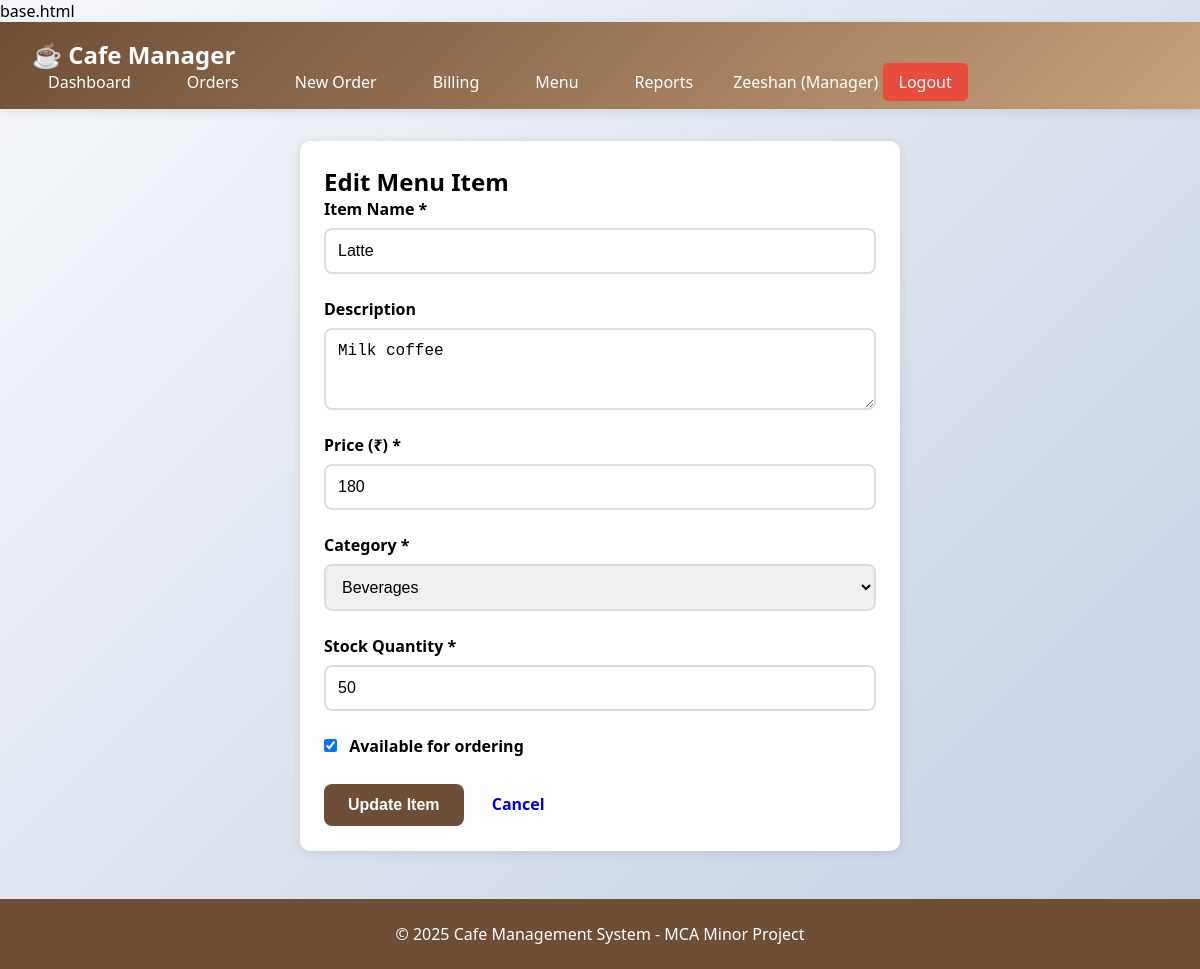
/menu/edit/3 (signed in), run on the app's committed database.
### tables this page shows
CREATE TABLE menu_items (
    id INTEGER PRIMARY KEY AUTOINCREMENT,
    name VARCHAR(150) NOT NULL,
    description TEXT,
    price DECIMAL(10, 2) NOT NULL,
    category VARCHAR(50) NOT NULL,
    stock_quantity INTEGER DEFAULT 0,
    is_available BOOLEAN DEFAULT 1,
    created_at TIMESTAMP DEFAULT CURRENT_TIMESTAMP
);

### app.py (the view, shortened to what this page needs)
@app.route('/menu/edit/<int:item_id>', methods=['GET', 'POST'])
@login_required
@role_required('Manager')
def edit_menu_item(item_id):
    conn = get_db_connection()
    item = conn.execute('SELECT * FROM menu_items WHERE id = ?', (item_id,)).fetchone()
    conn.close()
    return render_template('edit_menu_item.html', item=item)

### app.py (called while the page is built)
def get_db_connection():
    conn = sqlite3.connect(DATABASE)
    conn.row_factory = sqlite3.Row
    return conn

def login_required(f):
    @wraps(f)
    def decorated_function(*args, **kwargs):
        if 'user_id' not in session:
            flash('Please login first!', 'error')
            return redirect(url_for('login'))
        return f(*args, **kwargs)
    return decorated_function

def role_required(*roles):
    def wrapper(f):
        @wraps(f)
        def decorated_function(*args, **kwargs):
            if 'role' not in session or session['role'] not in roles:
                flash('Access denied! Insufficient permissions.', 'error')
                return redirect(url_for('dashboard'))
            return f(*args, **kwargs)
        return decorated_function
    return wrapper

### templates/edit_menu_item.html (shortened to what this page needs)
{% extends "base.html" %}
{% block content %}
<div class="card" style="max-width: 600px; margin: 0 auto;">
    <h2>Edit Menu Item</h2>
    <form method="POST" action="{{ url_for('edit_menu_item', item_id=item.id) }}">
        <div class="form-group">
            <label for="name">Item Name *</label>
            <input type="text" id="name" name="name" value="{{ item.name }}" required>
        </div>
        <div class="form-group">
            <label for="description">Description</label>
            <textarea id="description" name="description" rows="3">{{ item.description }}</textarea>
        </div>
        <div class="form-group">
            <label for="price">Price (₹) *</label>
            <input type="number" id="price" name="price" step="0.01" value="{{ item.price }}" required>
        </div>
        <div class="form-group">
            <label for="category">Category *</label>
            <select id="category" name="category" required>
                <option value="Beverages" {% if item.category == 'Beverages' %}selected{% endif %}>Beverages</option>
            </select>
        </div>
        <div class="form-group">
            <label for="stock_quantity">Stock Quantity *</label>
            <input type="number" id="stock_quantity" name="stock_quantity" value="{{ item.stock_quantity }}" required>
        </div>
        <div class="form-group">
            <label>
                <input type="checkbox" name="is_available" {% if item.is_available %}checked{% endif %}>
                Available for ordering
            </label>
        </div>
        <button type="submit" class="btn btn-primary">Update Item</button>
        <a href="{{ url_for('menu') }}" class="btn btn-secondary">Cancel</a>
    </form>
</div>
{% endblock %}

### templates/base.html (style rules this page uses)
* { margin: 0; padding: 0; box-sizing: border-box; }
body { font-family: 'Segoe UI', Tahoma, Geneva, Verdana, sans-serif; background: linear-gradient(135deg, #f5f7fa 0%, #c3cfe2 100%); min-height: 100vh; }
.card { background: white; border-radius: 10px; padding: 1.5rem; margin-bottom: 2rem; box-shadow: 0 2px 10px rgba(0,0,0,0.1); }
.btn { padding: 0.75rem 1.5rem; border: none; border-radius: 8px; font-size: 1rem; cursor: pointer; text-decoration: none; display: inline-block; transition: all 0.3s; font-weight: 600; }
.btn-primary { background: #6F4E37; color: white; }

### templates/edit_menu_item.html (style rules this page uses)
.form-group { margin-bottom: 1.5rem; }
.form-group label { display: block; margin-bottom: 0.5rem; font-weight: 600; }
.form-group input, .form-group select, .form-group textarea { width: 100%; padding: 0.75rem; border: 2px solid #ddd; border-radius: 8px; font-size: 1rem; }
.form-group input[type="checkbox"] { width: auto; margin-right: 0.5rem; }

### data on the page
menu_items: name "Latte", description "Milk coffee", price "180", category "Beverages", stock_quantity "50", is_available "☑"

### other printed values
{{ session.user_name }} "Zeeshan"
{{ session.role }} "Manager"
